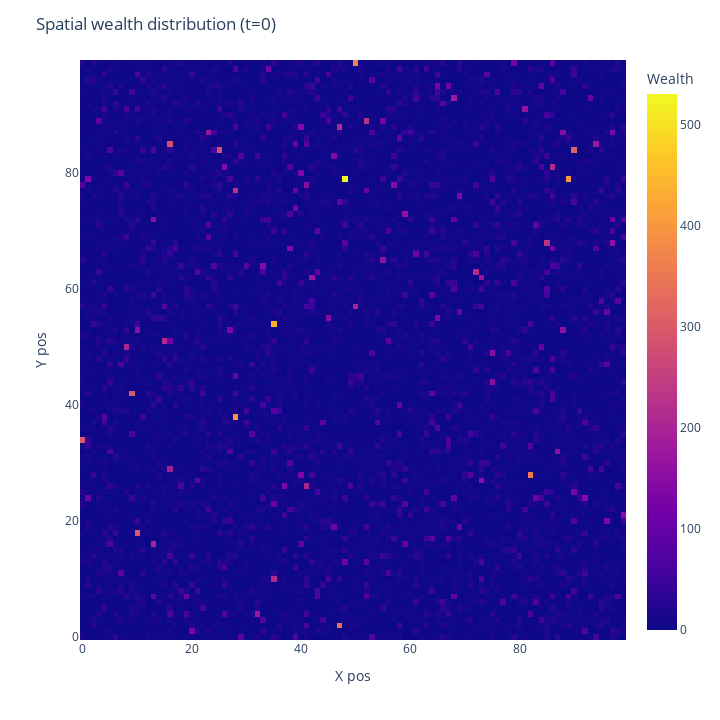
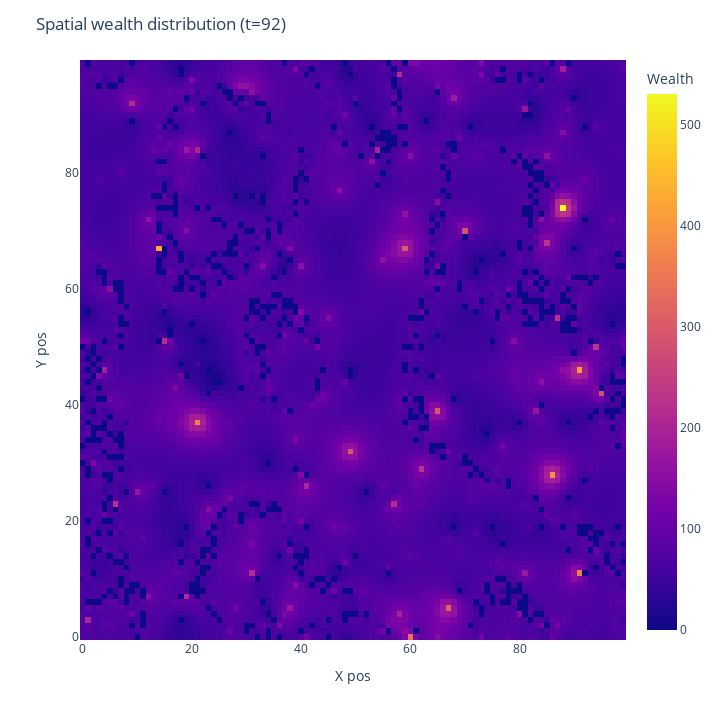

Here is the notebook cell these charts were saved with, in order:
### Code cell
# Define model parameters
size = 100
density = 0.95
fixed_areas_pc = 0.0
population_sizes = [0.6, 0.2, 0.2] # Add extra weights for more agent types (up to 10)
homophily = 5
cluster_threshold = 4
alpha=0.99
stopping_threshold=5
server=False

# Create the model
model = Schelling(size, density, fixed_areas_pc, population_sizes, homophily, cluster_threshold, alpha, stopping_threshold, server)

# Plot starting type/wealth distribution
plot2D_modelTypes(model)
plot2D_modelWealth(model)

# Run the model
steps = 200
for i in range(steps):
    model.step()

# Plot ending type/wealth distribution
plot2D_modelTypes(model)
plot2D_modelWealth(model)

### Figure 1 — Plotly figure (JSON) as saved in the notebook; plotly's stock layout.template omitted (floating-point values rounded to 4 significant figures; data arrays with more than 128 entries replaced by an {"elided": "..."} marker saying what was removed)
{"data": [{"coloraxis": "coloraxis", "histfunc": "sum", "hovertemplate": "x_pos=%{x}<br>y_pos=%{y}<br>sum of wealth=%{z}<extra></extra>", "name": "", "nbinsx": 100, "nbinsy": 100, "type": "histogram2d", "x": {"elided": "9505 int values"}, "xaxis": "x", "xbingroup": "x", "y": {"elided": "9505 int values"}, "yaxis": "y", "ybingroup": "y", "z": {"elided": "9505 float values"}}], "layout": {"coloraxis": {"colorbar": {"title": {"text": "Wealth"}}, "colorscale": [[0, "#0d0887"], [0.1111, "#46039f"], [0.2222, "#7201a8"], [0.3333, "#9c179e"], [0.4444, "#bd3786"], [0.5556, "#d8576b"], [0.6667, "#ed7953"], [0.7778, "#fb9f3a"], [0.8889, "#fdca26"], [1, "#f0f921"]]}, "height": 720, "legend": {"tracegroupgap": 0}, "margin": {"t": 60}, "title": {"text": "Spatial wealth distribution (t=0)"}, "width": 720, "xaxis": {"anchor": "y", "domain": [0, 1], "title": {"text": "X pos"}}, "yaxis": {"anchor": "x", "domain": [0, 1], "title": {"text": "Y pos"}}}}

### Figure 2 — Plotly figure (JSON) as saved in the notebook; plotly's stock layout.template omitted (floating-point values rounded to 4 significant figures; data arrays with more than 128 entries replaced by an {"elided": "..."} marker saying what was removed)
{"data": [{"coloraxis": "coloraxis", "histfunc": "sum", "hovertemplate": "x_pos=%{x}<br>y_pos=%{y}<br>sum of wealth=%{z}<extra></extra>", "name": "", "nbinsx": 100, "nbinsy": 100, "type": "histogram2d", "x": {"elided": "9505 int values"}, "xaxis": "x", "xbingroup": "x", "y": {"elided": "9505 int values"}, "yaxis": "y", "ybingroup": "y", "z": {"elided": "9505 float values"}}], "layout": {"coloraxis": {"colorbar": {"title": {"text": "Wealth"}}, "colorscale": [[0, "#0d0887"], [0.1111, "#46039f"], [0.2222, "#7201a8"], [0.3333, "#9c179e"], [0.4444, "#bd3786"], [0.5556, "#d8576b"], [0.6667, "#ed7953"], [0.7778, "#fb9f3a"], [0.8889, "#fdca26"], [1, "#f0f921"]]}, "height": 720, "legend": {"tracegroupgap": 0}, "margin": {"t": 60}, "title": {"text": "Spatial wealth distribution (t=92)"}, "width": 720, "xaxis": {"anchor": "y", "domain": [0, 1], "title": {"text": "X pos"}}, "yaxis": {"anchor": "x", "domain": [0, 1], "title": {"text": "Y pos"}}}}
